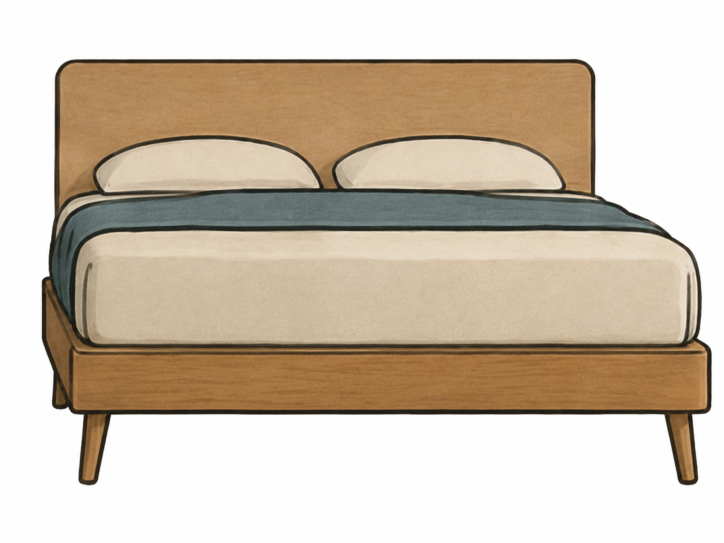
#> input picture assets-source/house/bed.png, 1448 x 1086 px (shown at 1/2 size)
$ python build-house-cutouts.py
#> lines starting #> are read from the running program, lines starting #| are printed output that depends on the picture; after the words box and inside, x2 and y2 are one past the last pixel; in counts of white or black regions, pixels touching at a corner belong together
#> in main, src is the input picture: PIL image 1448x1086 RGB; mean R, G, B 206.7, 193.1, 176.1
"""Cut the product shots out of their white studio background.

The originals are opaque RGB renders on a near-white sweep. Thresholding alone
would eat the white objects (bathtub, sink, toilet, fridge), so the background
is found by propagating inward from the border through near-white pixels only.
Input:  studio renderings in assets-source/house/ — outside public/, so the
        ~50 MB of source material is never served or deployed.
Output: tight-trimmed RGBA sprites in public/assets/house/cutout/.
"""
import json
import os

import numpy as np
from PIL import Image, ImageFilter

ROOT = os.path.dirname(os.path.dirname(os.path.abspath(__file__)))
HOUSE = os.path.join(ROOT, "assets-source", "house")
OUT = os.path.join(ROOT, "public", "assets", "house", "cutout")
NEAR_WHITE = 228  # min channel value counted as background sweep
# The canvas is at most 560 CSS px wide and the widest sprite covers ~28% of it,
# so ~320 px is enough even on a 2x display. 512 px leaves some headroom without
# shipping the full 1300 px studio renders to the browser.
MAX_EDGE = 512
QUALITY = 82

# Only the sprites referenced by config/house-overlays.ts. The roof PV panels and
# the rain barrel are already painted into houseempty.png, so pvroof/raincollector
# are deliberately not built.
KEEP = [
    "bed.png", "bike.png", "biglamp.png", "car.png", "carpet.png", "chairsanddesk.png",
    "closet.png", "couch.png", "cupboard.png", "cupboard2.png", "cupboard_tv.png",
    "fridge.png", "globe.png", "kitchenwall.png", "lamp.png",
    "picture.png", "plant.png", "showerbath.png", "sink.png", "suitcase.png",
    "toilet.png", "tv.png",
]


def background_mask(rgb):
    """Border-connected near-white region."""
    light = (rgb.min(axis=2) >= NEAR_WHITE)
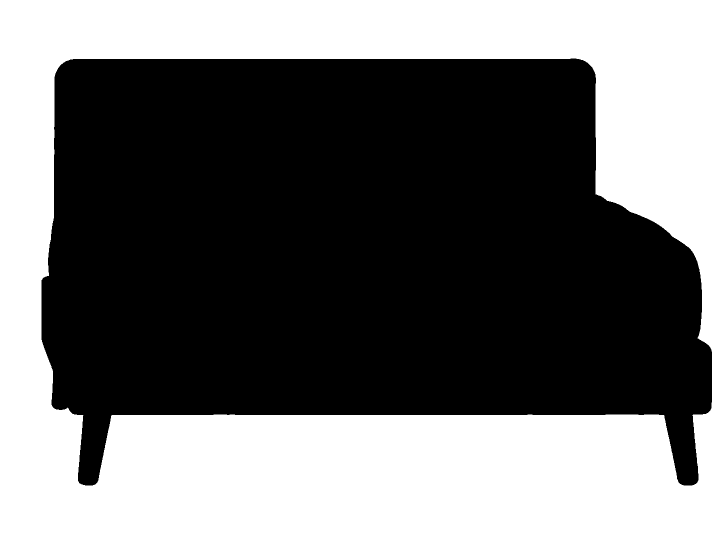
#> light: shape (1086, 1448) bool (shown at 1/2 size); 44.5% white; 1 white region, box (x1, y1, x2, y2) and area: (0, 0, 1448, 1086) 699955
    reach = np.zeros_like(light)
    reach[0] |= light[0]
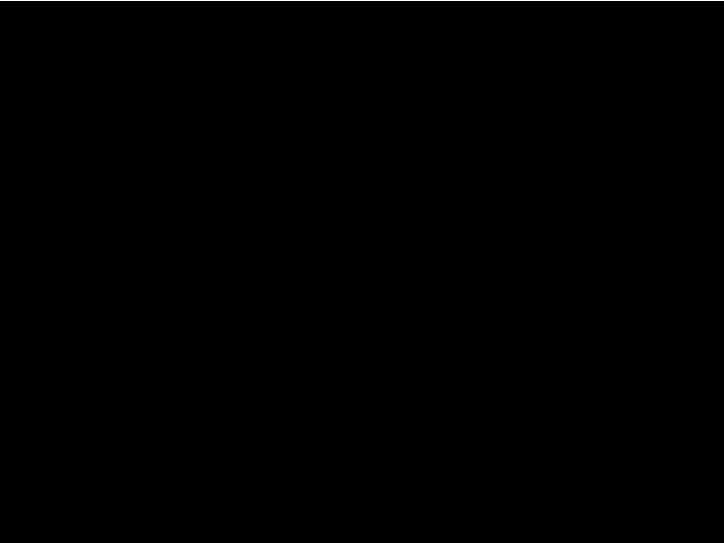
#> reach: shape (1086, 1448) bool (shown at 1/2 size); 0.09% white in thin lines or dots, all inside (x1, y1, x2, y2) = (0, 0, 1448, 1)
    reach[-1] |= light[-1]
    reach[:, 0] |= light[:, 0]
    reach[:, -1] |= light[:, -1]
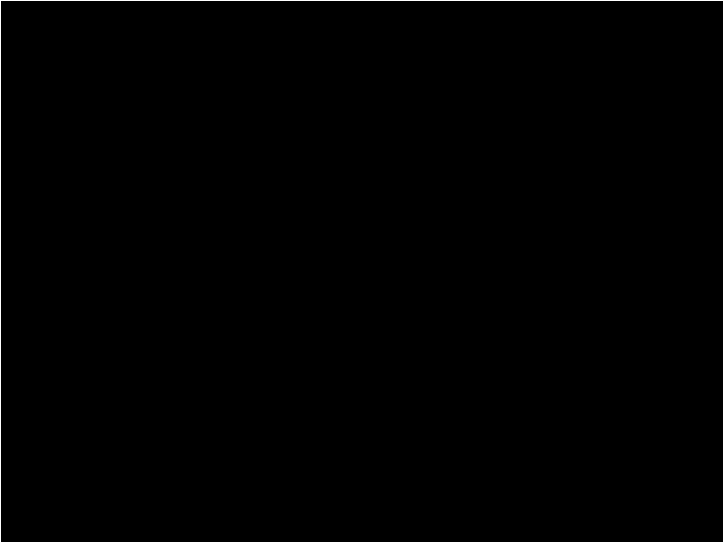
#> reach: shape (1086, 1448) bool (shown at 1/2 size); 0.32% white in thin lines or dots

    while True:
        grown = reach.copy()
        grown[1:] |= reach[:-1]
        grown[:-1] |= reach[1:]
        grown[:, 1:] |= reach[:, :-1]
        grown[:, :-1] |= reach[:, 1:]
        grown &= light
        if grown.sum() == reach.sum():
            return reach
        reach = grown
#> this loop made 257 passes
#> pass 2, in background_mask, `grown &= light`:
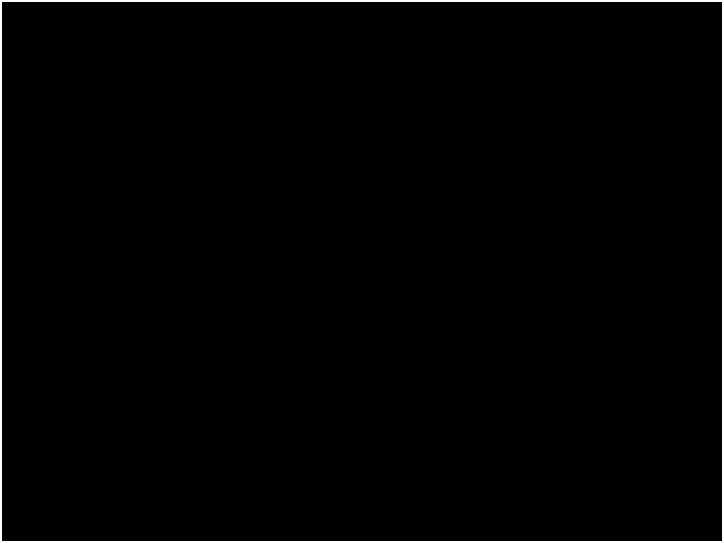
#> grown: shape (1086, 1448) bool (shown at 1/2 size); 0.96% white; 1 white region, box (x1, y1, x2, y2) and area: (0, 0, 1448, 1086) 15168


def main():
    os.makedirs(OUT, exist_ok=True)
    meta = {}
    for fname in KEEP:
        src = Image.open(os.path.join(HOUSE, fname)).convert("RGB")
        rgb = np.asarray(src, dtype=np.uint8)
        bg = background_mask(rgb)

        alpha = np.where(bg, 0, 255).astype(np.uint8)
        a_img = Image.fromarray(alpha).filter(ImageFilter.GaussianBlur(0.6))
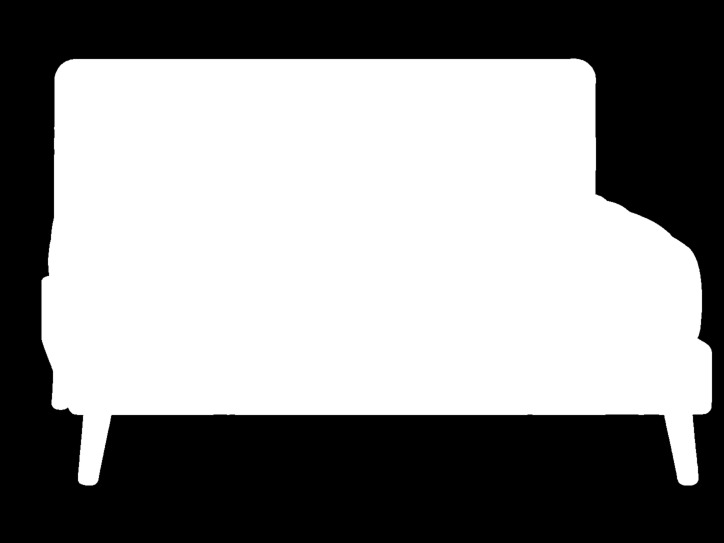
#> a_img: PIL image 1448x1086 L (shown at 1/2 size); min 0, max 255, mean 141.5
        out = Image.merge("RGBA", (*src.split(), a_img))

        box = out.getchannel("A").point(lambda v: 255 if v > 24 else 0).getbbox()
#> box = (82, 116, 1425, 972)
        if box:
            out = out.crop(box)
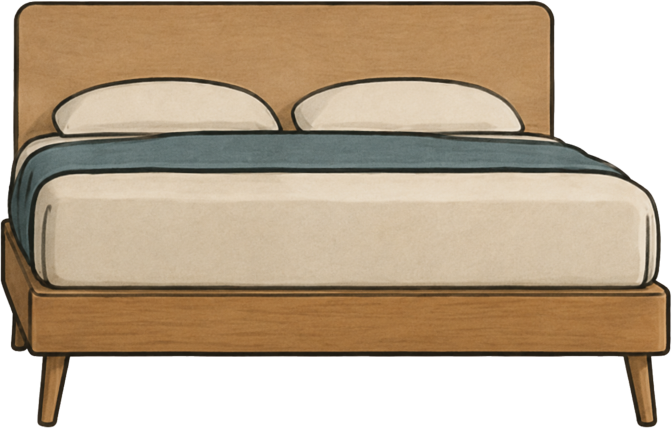
#> out: PIL image 1343x856 RGBA (shown at 1/2 size); mean R, G, B, A 189.4, 170.8, 147.5, 193.5; transparent parts drawn white

        if max(out.size) > MAX_EDGE:
            scale = MAX_EDGE / max(out.size)
#> scale = 0.381
            out = out.resize((max(1, round(out.width * scale)), max(1, round(out.height * scale))), Image.LANCZOS)
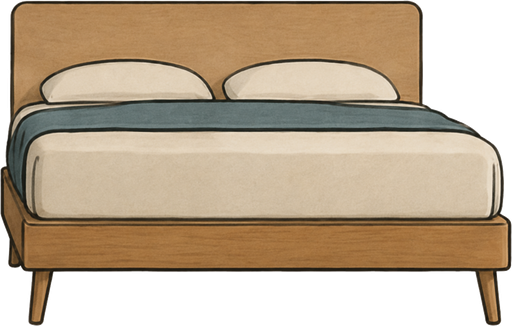
#> out: PIL image 512x326 RGBA; mean R, G, B, A 131.2, 112.7, 89.4, 193.6; transparent parts drawn white

        target = os.path.splitext(fname)[0] + ".webp"
        out.save(os.path.join(OUT, target), quality=QUALITY, method=6)

        w, h = out.size
#> w = 512; h = 326
        meta[target] = {"w": w, "h": h, "aspect": round(w / h, 4),
                       "opaque_pct": round(float((np.asarray(out)[:, :, 3] > 128).mean()) * 100, 1)}
        print(f"{target:26} {w:5}x{h:<5} aspect={w / h:6.3f} opaque={meta[target]['opaque_pct']:5.1f}%")
#| bed.webp                     512x326   aspect= 1.571 opaque= 75.9%
#> pass 2 of the loop in main, `for fname in KEEP:`:
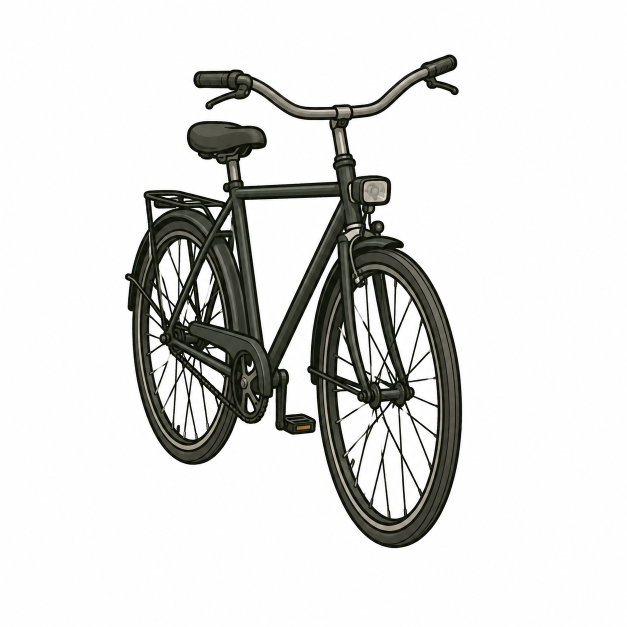
#> input picture assets-source/house/bike.png, 1254 x 1254 px (shown at 1/2 size)
#> in main, src is the input picture: PIL image 1254x1254 RGB; mean R, G, B 221.7, 221.8, 220.3
#> light: shape (1254, 1254) bool; 83.4% white; 3 black regions (2 under 20 px), largest, box (x1, y1, x2, y2) and area: (250, 109, 925, 1097) 260706
#> alpha: shape (1254, 1254); 23.4% white; 1 white region, box (x1, y1, x2, y2) and area: (250, 109, 925, 1097) 367803
#> in main, `a_img = Image.fromarray(alpha).filter(ImageFilter.GaussianBlur(0.6))`:
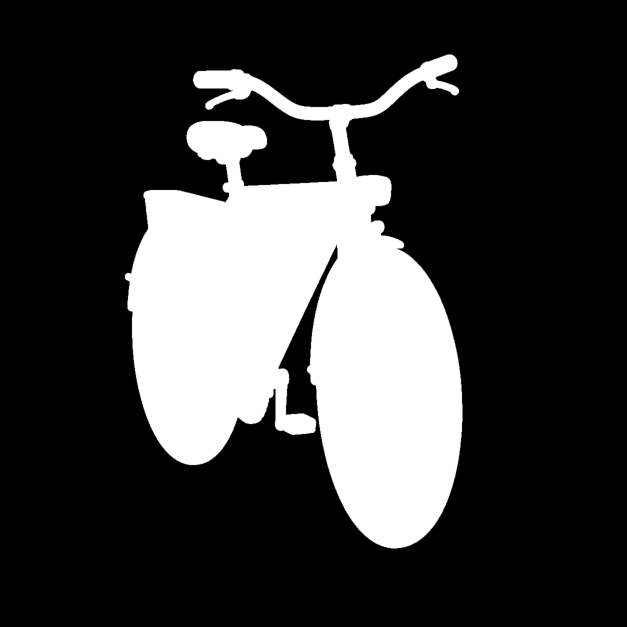
#> a_img: PIL image 1254x1254 L (shown at 1/2 size); min 0, max 255, mean 59.6
#> box = (249, 108, 926, 1098)
#> in main, `out = out.resize((max(1, round(out.width * scale)), max(1, round(out.h..`:
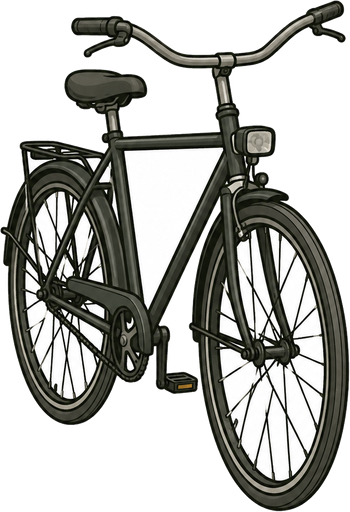
#> out: PIL image 350x512 RGBA; mean R, G, B, A 68.5, 69, 65.2, 139.9; transparent parts drawn white
#| bike.webp                    350x512   aspect= 0.684 opaque= 54.9%
#> pass 3 of the loop in main, `for fname in KEEP:`:
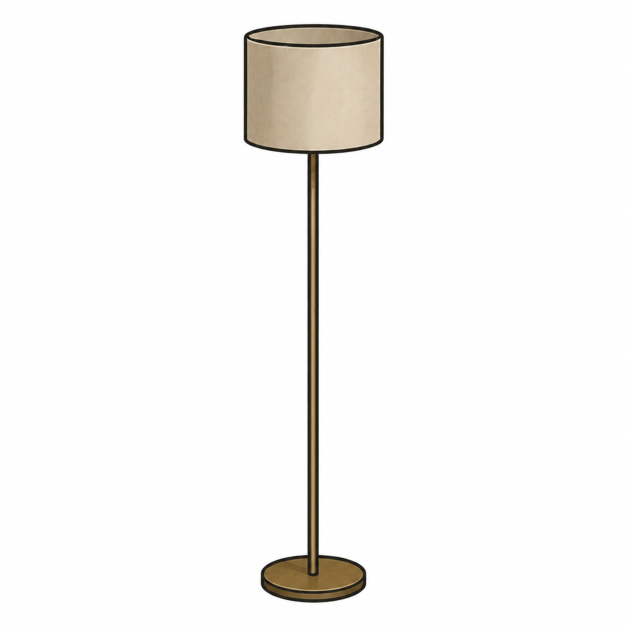
#> input picture assets-source/house/biglamp.png, 1254 x 1254 px (shown at 1/2 size)
#> in main, src is the input picture: PIL image 1254x1254 RGB; mean R, G, B 247.4, 246.2, 244.6
#> light: shape (1254, 1254) bool; 93.2% white; 1 black region, box (x1, y1, x2, y2) and area: (487, 47, 768, 1206) 106467
#> in main, `alpha = np.where(bg, 0, 255).astype(np.uint8)`:
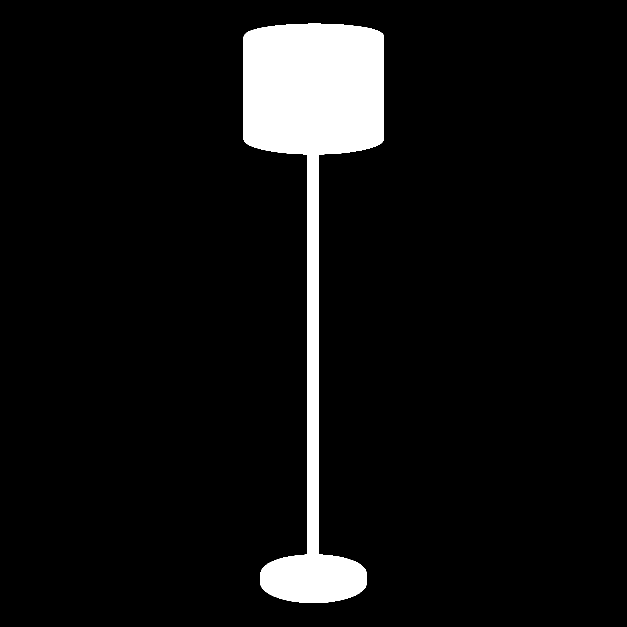
#> alpha: shape (1254, 1254) (shown at 1/2 size); 6.8% white; 1 white region, box (x1, y1, x2, y2) and area: (487, 47, 768, 1206) 106467
#> box = (486, 46, 769, 1207)
#> in main, `out = out.resize((max(1, round(out.width * scale)), max(1, round(out.h..`:
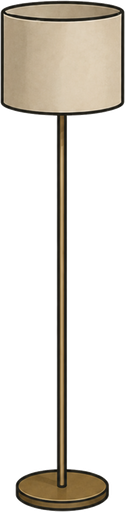
#> out: PIL image 125x512 RGBA; mean R, G, B, A 55.8, 50.7, 42.7, 82.7; transparent parts drawn white
#| biglamp.webp                 125x512   aspect= 0.244 opaque= 32.2%
#> the loop made 7 passes; the first 3 are shown

    with open(os.path.join(os.path.dirname(__file__), "cutout_meta.json"), "w") as fh:
        json.dump(meta, fh, indent=2)


if __name__ == "__main__":
#> (the run stopped early here; a loop or call above may not have finished)
